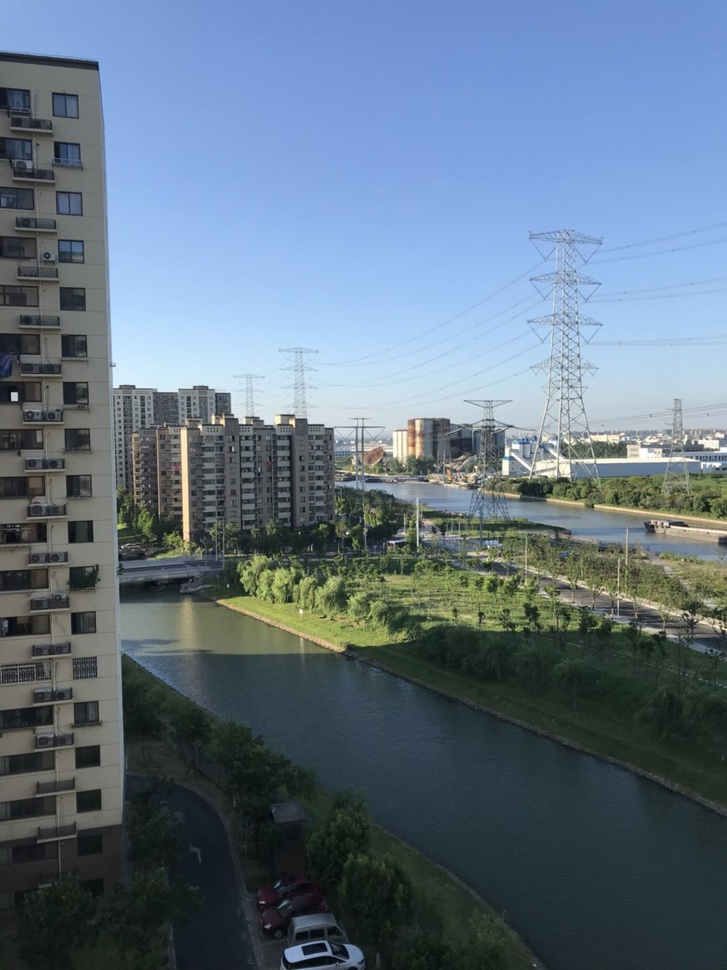
#> input picture img-diff/img/long1.jpg, 727 x 970 px, shrunk from 1080 x 1440 before the run
$ python img2long.py
#> lines starting #> are read from the running program, lines starting #| are printed output that depends on the picture
import numpy as np
import cv2 as cv
import cv2
from matplotlib import pyplot as plt

if __name__ == '__main__':
    top, bot, left, right = 100, 100, 0, 500
    img1 = cv.imread(r'./img/long1.jpg')
#> img1 is the input picture: shape (970, 727, 3); mean B, G, R 130.3, 114.6, 97.5
    img2 = cv.imread(r'./img/long1.jpg')
    srcImg = cv.copyMakeBorder(img1, top, bot, left, right, cv.BORDER_CONSTANT, value=0)
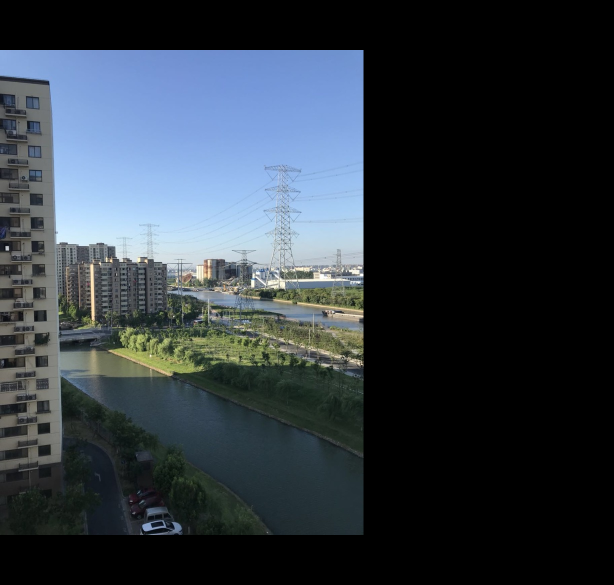
#> srcImg: shape (1170, 1227, 3) (shown at 1/2 size); mean B, G, R 64, 56.3, 47.9
    testImg = cv.copyMakeBorder(img2, top, bot, left, right, cv.BORDER_CONSTANT, value=0)

    img1gray = cv.cvtColor(img1, cv.COLOR_BGR2GRAY)
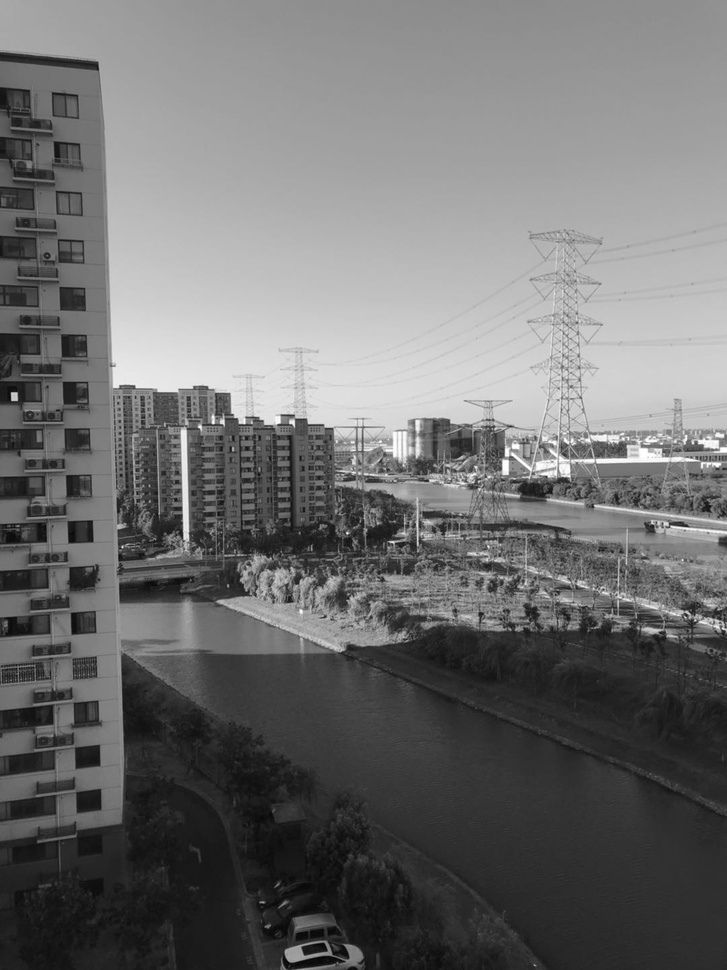
#> img1gray: shape (970, 727); min 3, max 255, mean 111.3
    img2gray = cv.cvtColor(img2, cv.COLOR_BGR2GRAY)
#> (the run stopped early here; a loop or call above may not have finished)

$ run again, with img-diff/img/long2.jpg copied over img-diff/img/long1.jpg
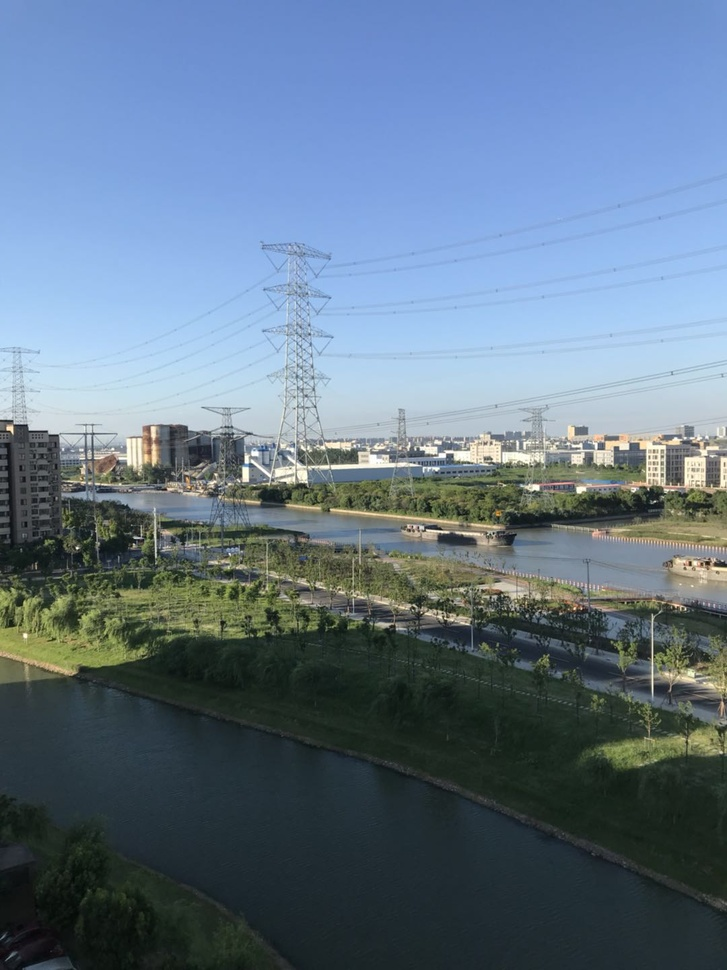
#> input picture img-diff/img/long2.jpg, 727 x 970 px, shrunk from 1080 x 1440 before the run
#> img1 is the input picture: shape (970, 727, 3); mean B, G, R 136.7, 118.7, 99.2
#> `srcImg = cv.copyMakeBorder(img1, top, bot, left, right, cv.BORDER_CONS..`:
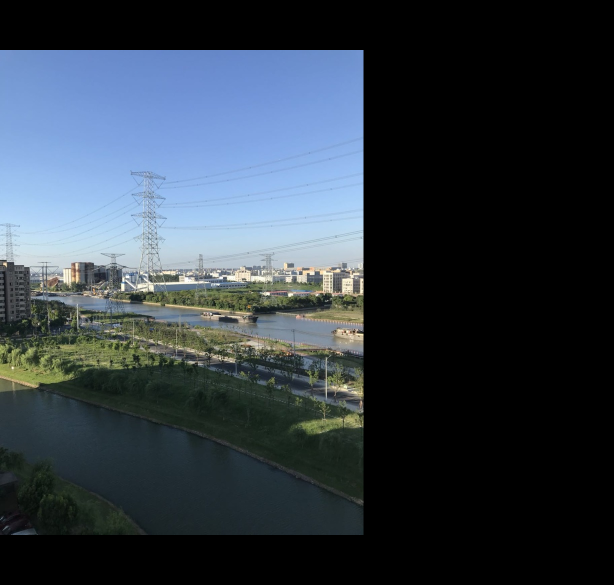
#> srcImg: shape (1170, 1227, 3) (shown at 1/2 size); mean B, G, R 67.2, 58.3, 48.7
#> `img1gray = cv.cvtColor(img1, cv.COLOR_BGR2GRAY)`:
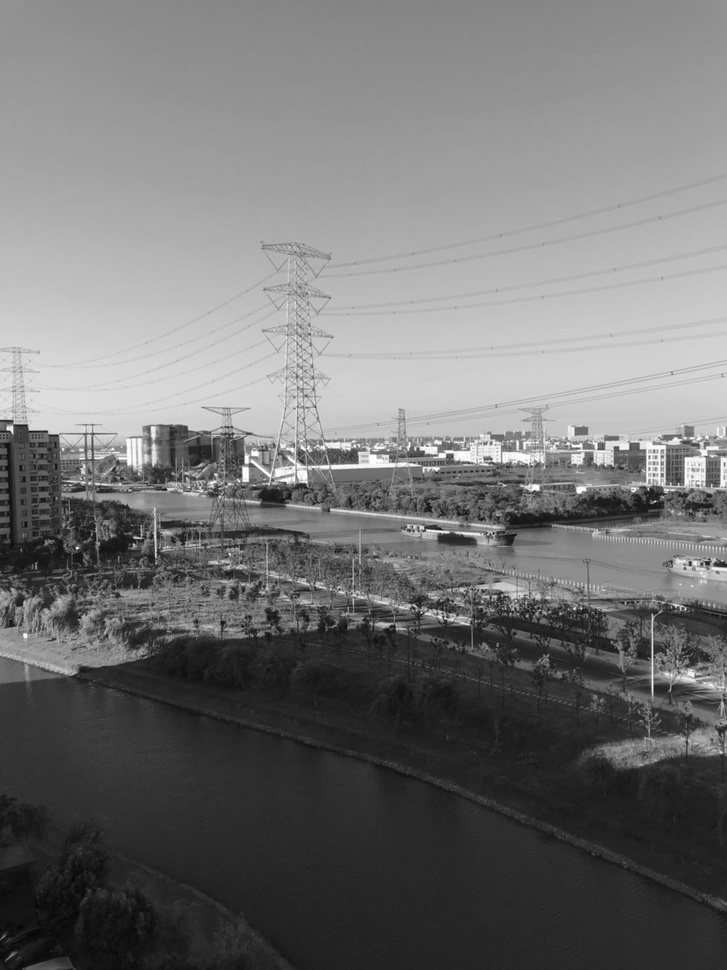
#> img1gray: shape (970, 727); min 5, max 255, mean 114.9
